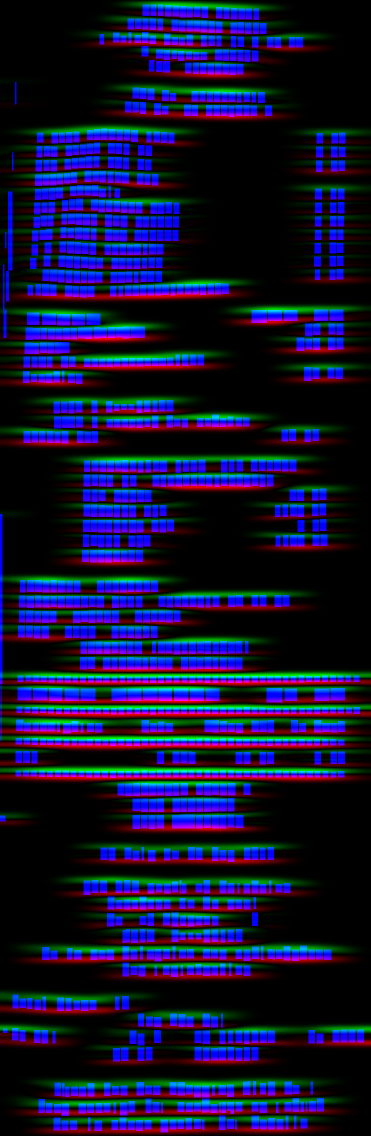
#> input picture src/line_extract/_seeds.png, 742 x 2272 px (shown at 1/2 size)
$ python -i imgquality.py   (imports and definitions only)   (Python 2 division)   (older library calls are emulated)
#> lines starting #> are read from the running program, lines starting #| are printed output that depends on the picture
'''
Created on Nov 19, 2017

@author: loitg
'''
import sys
import logging
import cv2
import numpy as np
from scipy.ndimage import maximum_filter, minimum_filter, gaussian_filter, uniform_filter
from time import time
import ocrolib
from ocrolib.toplevel import *
from ocrolib import psegutils,morph,sl
from skimage.filters import threshold_sauvola
from scipy.ndimage import morphology
# from classify.common import DSHOW

def summarize(a):
    b = a.ravel()
    return a.shape,a.dtype, [np.amin(b),np.mean(b),np.amax(b)], np.percentile(b, [0,20,40,60,80,100])
# [23 lines left out: function ASHOW, not called in this run]

# allcmnd = '/home/loitg/Downloads/complex-bg/'
allcmnd = '/home/loitg/workspace/receipttest/img/'
# [1 line that did not run here, left out]
# [1 line that did not run here, left out]

angles = list(np.arange(-45,-5,10)) + list(np.arange(-5,5,1)) + list(np.arange(5,85,10)) + list(np.arange(85,95,2))
angles = dict(zip(range(len(angles)), angles))
# [114 lines left out: functions find, sauvola, compute_boxmap, compute_gradmaps, compute_line_seeds, spread_labels and 1 more, not called in this run]

def localVar(img):
    temp = uniform_filter(1.0*img,(1.5, 9*5))
    average = uniform_filter(temp,(2*5, 2*5)) - temp
    return uniform_filter(average*average,(5*5, 5*5))

# [27 lines left out: functions firstAnalyse, findTextInImage, not called in this run]

# [97 lines not run here, left out]


>>> import cv2
>>> picture = cv2.imread('../line_extract/_seeds.png', cv2.IMREAD_GRAYSCALE)
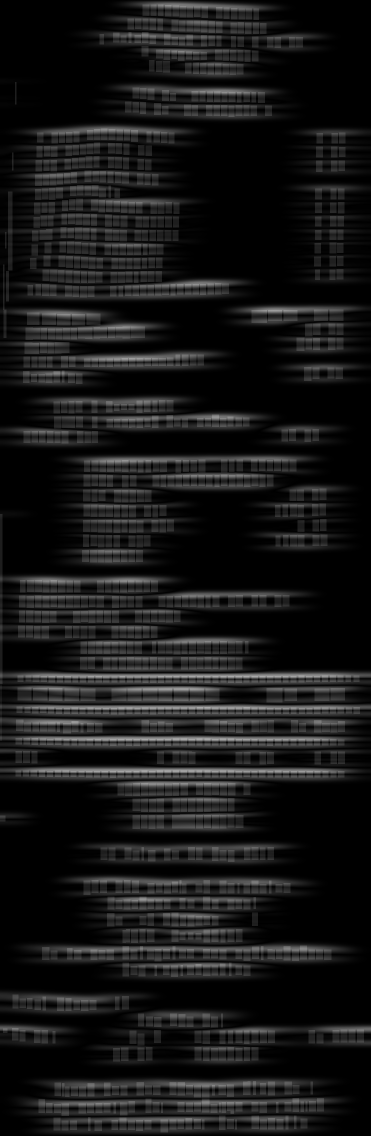
#> picture: shape (2272, 742) (shown at 1/2 size); min 0, max 178, mean 23.1
>>> result = localVar(picture)
#> in localVar, `average = uniform_filter(temp,(2*5, 2*5)) - temp`:
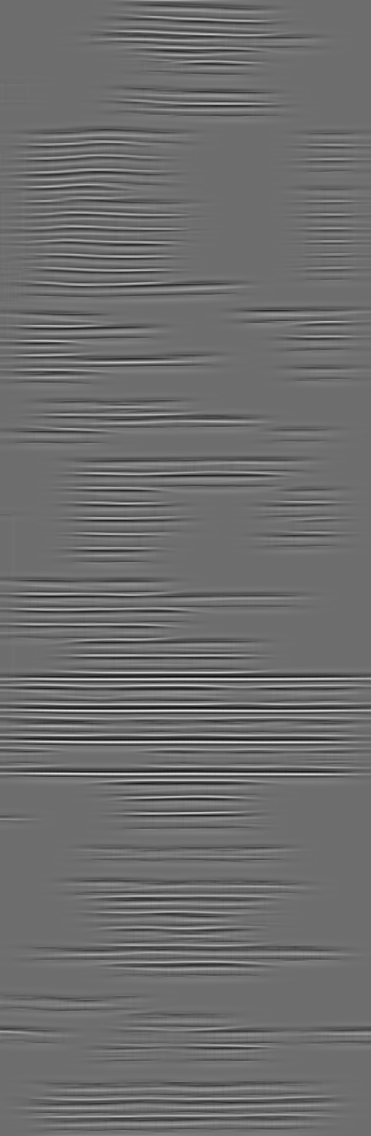
#> average: shape (2272, 742) float64 (shown at 1/2 size); min -45.06, max 59.41, mean 0; drawn with min black and max white
#> in localVar, `return uniform_filter(average*average,(5*5, 5*5))`:
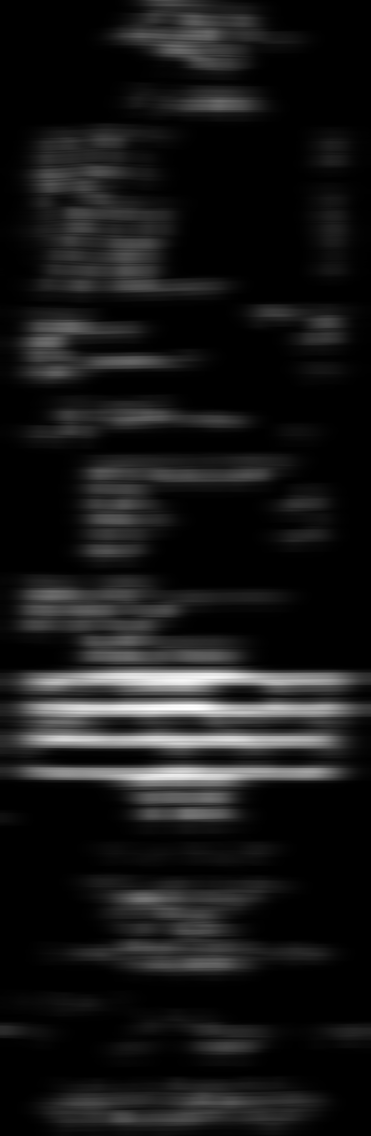
#> returned value: shape (2272, 742) float64 (shown at 1/2 size); min -5.47e-13, max 735.5, mean 68.3; drawn with min black and max white
